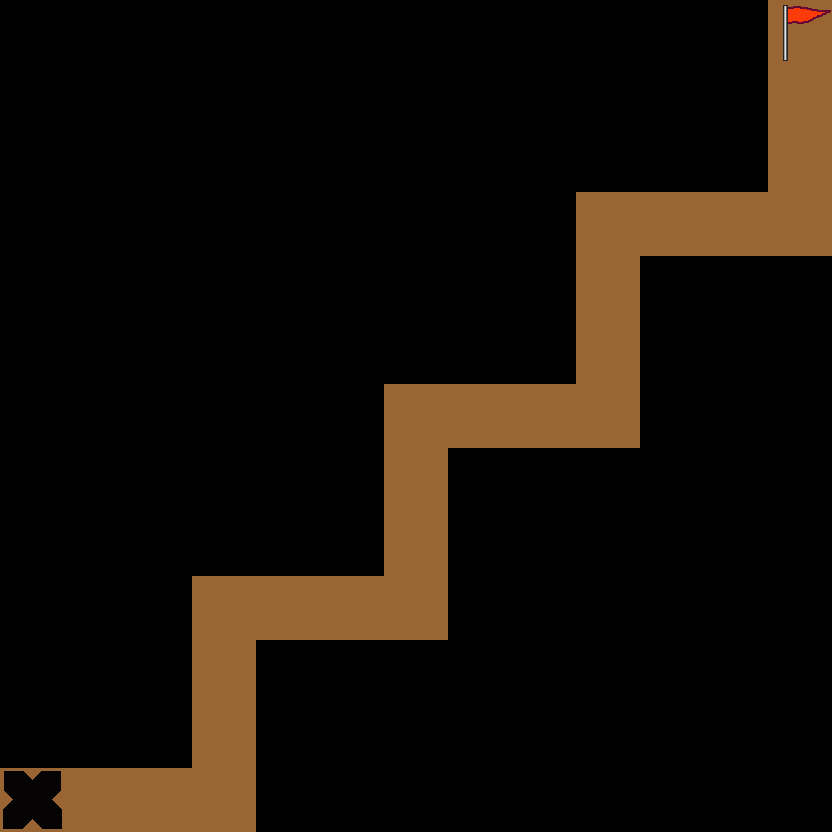

Below is a game level as drawn by its tile map, then a one-line description and the .tmx file that defines it, in full:
An orthogonal 13x13 tile map with 64x64 px tiles, 2 tile layers (base, doodads), 2 tilesets.

<map version="1.0" orientation="orthogonal" width="13" height="13" tilewidth="64" tileheight="64">
 <tileset firstgid="1" name="main_tiles" tilewidth="64" tileheight="64">
  <image source="../tiles/main_tiles.png" width="192" height="64" />
 </tileset>
 <tileset firstgid="4" name="doodads_ref_tilesheet" tilewidth="64" tileheight="64">
  <image source="../doodads/doodads_ref_tilesheet.png" width="320" height="64" />
 </tileset>
 <layer name="base" width="13" height="13">
  <data>
   <tile gid="2" />
   <tile gid="2" />
   <tile gid="2" />
   <tile gid="2" />
   <tile gid="2" />
   <tile gid="2" />
   <tile gid="2" />
   <tile gid="2" />
   <tile gid="2" />
   <tile gid="2" />
   <tile gid="2" />
   <tile gid="2" />
   <tile gid="1" />
   <tile gid="2" />
   <tile gid="2" />
   <tile gid="2" />
   <tile gid="2" />
   <tile gid="2" />
   <tile gid="2" />
   <tile gid="2" />
   <tile gid="2" />
   <tile gid="2" />
   <tile gid="2" />
   <tile gid="2" />
   <tile gid="2" />
   <tile gid="1" />
   <tile gid="2" />
   <tile gid="2" />
   <tile gid="2" />
   <tile gid="2" />
   <tile gid="2" />
   <tile gid="2" />
   <tile gid="2" />
   <tile gid="2" />
   <tile gid="2" />
   <tile gid="2" />
   <tile gid="2" />
   <tile gid="2" />
   <tile gid="1" />
   <tile gid="2" />
   <tile gid="2" />
   <tile gid="2" />
   <tile gid="2" />
   <tile gid="2" />
   <tile gid="2" />
   <tile gid="2" />
   <tile gid="2" />
   <tile gid="2" />
   <tile gid="1" />
   <tile gid="1" />
   <tile gid="1" />
   <tile gid="1" />
   <tile gid="2" />
   <tile gid="2" />
   <tile gid="2" />
   <tile gid="2" />
   <tile gid="2" />
   <tile gid="2" />
   <tile gid="2" />
   <tile gid="2" />
   <tile gid="2" />
   <tile gid="1" />
   <tile gid="2" />
   <tile gid="2" />
   <tile gid="2" />
   <tile gid="2" />
   <tile gid="2" />
   <tile gid="2" />
   <tile gid="2" />
   <tile gid="2" />
   <tile gid="2" />
   <tile gid="2" />
   <tile gid="2" />
   <tile gid="2" />
   <tile gid="1" />
   <tile gid="2" />
   <tile gid="2" />
   <tile gid="2" />
   <tile gid="2" />
   <tile gid="2" />
   <tile gid="2" />
   <tile gid="2" />
   <tile gid="2" />
   <tile gid="2" />
   <tile gid="1" />
   <tile gid="1" />
   <tile gid="1" />
   <tile gid="1" />
   <tile gid="2" />
   <tile gid="2" />
   <tile gid="2" />
   <tile gid="2" />
   <tile gid="2" />
   <tile gid="2" />
   <tile gid="2" />
   <tile gid="2" />
   <tile gid="2" />
   <tile gid="1" />
   <tile gid="2" />
   <tile gid="2" />
   <tile gid="2" />
   <tile gid="2" />
   <tile gid="2" />
   <tile gid="2" />
   <tile gid="2" />
   <tile gid="2" />
   <tile gid="2" />
   <tile gid="2" />
   <tile gid="2" />
   <tile gid="2" />
   <tile gid="1" />
   <tile gid="2" />
   <tile gid="2" />
   <tile gid="2" />
   <tile gid="2" />
   <tile gid="2" />
   <tile gid="2" />
   <tile gid="2" />
   <tile gid="2" />
   <tile gid="2" />
   <tile gid="1" />
   <tile gid="1" />
   <tile gid="1" />
   <tile gid="1" />
   <tile gid="2" />
   <tile gid="2" />
   <tile gid="2" />
   <tile gid="2" />
   <tile gid="2" />
   <tile gid="2" />
   <tile gid="2" />
   <tile gid="2" />
   <tile gid="2" />
   <tile gid="1" />
   <tile gid="2" />
   <tile gid="2" />
   <tile gid="2" />
   <tile gid="2" />
   <tile gid="2" />
   <tile gid="2" />
   <tile gid="2" />
   <tile gid="2" />
   <tile gid="2" />
   <tile gid="2" />
   <tile gid="2" />
   <tile gid="2" />
   <tile gid="1" />
   <tile gid="2" />
   <tile gid="2" />
   <tile gid="2" />
   <tile gid="2" />
   <tile gid="2" />
   <tile gid="2" />
   <tile gid="2" />
   <tile gid="2" />
   <tile gid="2" />
   <tile gid="1" />
   <tile gid="1" />
   <tile gid="1" />
   <tile gid="1" />
   <tile gid="2" />
   <tile gid="2" />
   <tile gid="2" />
   <tile gid="2" />
   <tile gid="2" />
   <tile gid="2" />
   <tile gid="2" />
   <tile gid="2" />
   <tile gid="2" />
  </data>
 </layer>
 <layer name="doodads" width="13" height="13">
  <data>
   <tile gid="0" />
   <tile gid="0" />
   <tile gid="0" />
   <tile gid="0" />
   <tile gid="0" />
   <tile gid="0" />
   <tile gid="0" />
   <tile gid="0" />
   <tile gid="0" />
   <tile gid="0" />
   <tile gid="0" />
   <tile gid="0" />
   <tile gid="5" />
   <tile gid="0" />
   <tile gid="0" />
   <tile gid="0" />
   <tile gid="0" />
   <tile gid="0" />
   <tile gid="0" />
   <tile gid="0" />
   <tile gid="0" />
   <tile gid="0" />
   <tile gid="0" />
   <tile gid="0" />
   <tile gid="0" />
   <tile gid="0" />
   <tile gid="0" />
   <tile gid="0" />
   <tile gid="0" />
   <tile gid="0" />
   <tile gid="0" />
   <tile gid="0" />
   <tile gid="0" />
   <tile gid="0" />
   <tile gid="0" />
   <tile gid="0" />
   <tile gid="0" />
   <tile gid="0" />
   <tile gid="0" />
   <tile gid="0" />
   <tile gid="0" />
   <tile gid="0" />
   <tile gid="0" />
   <tile gid="0" />
   <tile gid="0" />
   <tile gid="0" />
   <tile gid="0" />
   <tile gid="0" />
   <tile gid="0" />
   <tile gid="0" />
   <tile gid="0" />
   <tile gid="0" />
   <tile gid="0" />
   <tile gid="0" />
   <tile gid="0" />
   <tile gid="0" />
   <tile gid="0" />
   <tile gid="0" />
   <tile gid="0" />
   <tile gid="0" />
   <tile gid="0" />
   <tile gid="0" />
   <tile gid="0" />
   <tile gid="0" />
   <tile gid="0" />
   <tile gid="0" />
   <tile gid="0" />
   <tile gid="0" />
   <tile gid="0" />
   <tile gid="0" />
   <tile gid="0" />
   <tile gid="0" />
   <tile gid="0" />
   <tile gid="0" />
   <tile gid="0" />
   <tile gid="0" />
   <tile gid="0" />
   <tile gid="0" />
   <tile gid="0" />
   <tile gid="0" />
   <tile gid="0" />
   <tile gid="0" />
   <tile gid="0" />
   <tile gid="0" />
   <tile gid="0" />
   <tile gid="0" />
   <tile gid="0" />
   <tile gid="0" />
   <tile gid="0" />
   <tile gid="0" />
   <tile gid="0" />
   <tile gid="0" />
   <tile gid="0" />
   <tile gid="0" />
   <tile gid="0" />
   <tile gid="0" />
   <tile gid="0" />
   <tile gid="0" />
   <tile gid="0" />
   <tile gid="0" />
   <tile gid="0" />
   <tile gid="0" />
   <tile gid="0" />
   <tile gid="0" />
   <tile gid="0" />
   <tile gid="0" />
   <tile gid="0" />
   <tile gid="0" />
   <tile gid="0" />
   <tile gid="0" />
   <tile gid="0" />
   <tile gid="0" />
   <tile gid="0" />
   <tile gid="0" />
   <tile gid="0" />
   <tile gid="0" />
   <tile gid="0" />
   <tile gid="0" />
   <tile gid="0" />
   <tile gid="0" />
   <tile gid="0" />
   <tile gid="0" />
   <tile gid="0" />
   <tile gid="0" />
   <tile gid="0" />
   <tile gid="0" />
   <tile gid="0" />
   <tile gid="0" />
   <tile gid="0" />
   <tile gid="0" />
   <tile gid="0" />
   <tile gid="0" />
   <tile gid="0" />
   <tile gid="0" />
   <tile gid="0" />
   <tile gid="0" />
   <tile gid="0" />
   <tile gid="0" />
   <tile gid="0" />
   <tile gid="0" />
   <tile gid="0" />
   <tile gid="0" />
   <tile gid="0" />
   <tile gid="0" />
   <tile gid="0" />
   <tile gid="0" />
   <tile gid="0" />
   <tile gid="0" />
   <tile gid="0" />
   <tile gid="0" />
   <tile gid="0" />
   <tile gid="0" />
   <tile gid="0" />
   <tile gid="0" />
   <tile gid="0" />
   <tile gid="0" />
   <tile gid="4" />
   <tile gid="0" />
   <tile gid="0" />
   <tile gid="0" />
   <tile gid="0" />
   <tile gid="0" />
   <tile gid="0" />
   <tile gid="0" />
   <tile gid="0" />
   <tile gid="0" />
   <tile gid="0" />
   <tile gid="0" />
   <tile gid="0" />
  </data>
 </layer>
</map>
